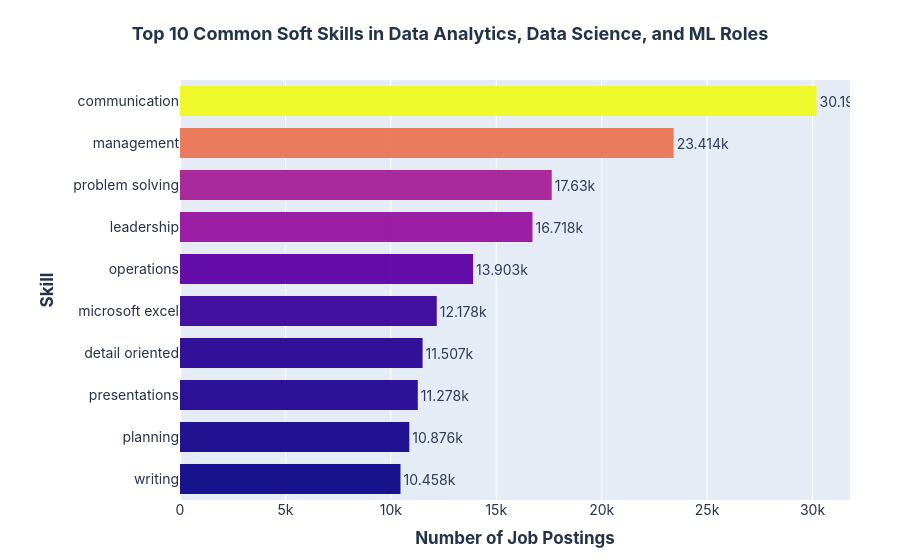

Notebook code for this chart:
### Code cell
top_common_pd = top_common_pd.sort_values("count", ascending=True)

fig = px.bar(
    top_common_pd,
    x="count",
    y="SKILL",
    orientation="h",
    color="count",
    color_discrete_sequence=["#3A86FF"],
    title="<b>Top 10 Common Soft Skills in Data Analytics, Data Science, and ML Roles</b>",
    labels={
        "SKILL": "<b>Skill</b>",
        "count": "<b>Number of Job Postings</b>"
    }
)

fig.update_layout(
    font=dict(family="Inter, Arial, sans-serif", size=14, color="#24324A"),
    title=dict(x=0.5, font=dict(size=18, color="#24324A")),
    plot_bgcolor="#E5ECF6",
    paper_bgcolor="white",
    coloraxis_showscale=False,
    bargap=0.28,
    margin=dict(l=180, r=50, t=80, b=60),
    xaxis=dict(
        gridcolor="white",
        zerolinecolor="white"
    ),
    yaxis=dict(
        showgrid=False
    )
)

fig.update_traces(
    marker_line_width=0,
    opacity=0.95,
    texttemplate="%{x}",
    textposition="outside"
)

fig.show()


    "#636EFA",  # blue
    "#EF553B",  # red
    "#00CC96",  # green
    "#AB63FA",  # purple
    "#FFA15A"   # orange

### Figure 1 — Plotly figure (JSON) as saved in the notebook; plotly's stock layout.template omitted (floating-point values rounded to 4 significant figures)
{"data": [{"hovertemplate": "<b>Number of Job Postings</b>=%{marker.color}<br><b>Skill</b>=%{y}<extra></extra>", "legendgroup": "", "marker": {"color": [10458, 10876, 11278, 11507, 12178, 13903, 16718, 17630, 23414, 30190], "coloraxis": "coloraxis", "line": {"width": 0}, "pattern": {"shape": ""}}, "name": "", "opacity": 0.95, "orientation": "h", "showlegend": false, "textposition": "outside", "texttemplate": "%{x}", "type": "bar", "x": [10458, 10876, 11278, 11507, 12178, 13903, 16718, 17630, 23414, 30190], "xaxis": "x", "y": ["writing", "planning", "presentations", "detail oriented", "microsoft excel", "operations", "leadership", "problem solving", "management", "communication"], "yaxis": "y"}], "layout": {"bargap": 0.28, "barmode": "relative", "coloraxis": {"colorbar": {"title": {"text": "<b>Number of Job Postings</b>"}}, "colorscale": [[0, "#0d0887"], [0.1111, "#46039f"], [0.2222, "#7201a8"], [0.3333, "#9c179e"], [0.4444, "#bd3786"], [0.5556, "#d8576b"], [0.6667, "#ed7953"], [0.7778, "#fb9f3a"], [0.8889, "#fdca26"], [1, "#f0f921"]], "showscale": false}, "font": {"color": "#24324A", "family": "Inter, Arial, sans-serif", "size": 14}, "legend": {"tracegroupgap": 0}, "margin": {"b": 60, "l": 180, "r": 50, "t": 80}, "paper_bgcolor": "white", "plot_bgcolor": "#E5ECF6", "title": {"font": {"color": "#24324A", "size": 18}, "text": "<b>Top 10 Common Soft Skills in Data Analytics, Data Science, and ML Roles</b>", "x": 0.5}, "xaxis": {"anchor": "y", "domain": [0, 1], "gridcolor": "white", "title": {"text": "<b>Number of Job Postings</b>"}, "zerolinecolor": "white"}, "yaxis": {"anchor": "x", "domain": [0, 1], "showgrid": false, "title": {"text": "<b>Skill</b>"}}}}
